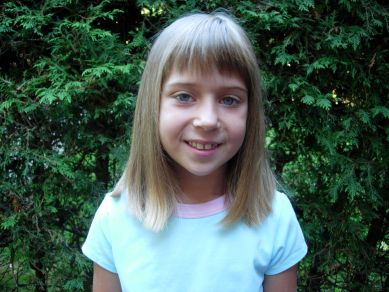
//> input picture images/girl.jpg, 389 x 292 px
$ ./trainSVM   (built with g++ and OpenCV 4)
//> lines starting //> are read from the running program, lines starting //| are printed output that depends on the picture; after the words box and inside, x2 and y2 are one past the last pixel; in counts of white or black regions, pixels touching at a corner belong together
// [17 lines of licence text are left out]

#include <iostream>
#include <iomanip>
#include <opencv2/core.hpp>
#include <opencv2/highgui.hpp>
#include <opencv2/imgproc.hpp>
#include <opencv2/objdetect.hpp>
#include <opencv2/ml.hpp>

// draw one HOG over one cell
void drawHOG(std::vector<float>::const_iterator hog, // iterator to the HOG
	         int numberOfBins,        // number of bins inHOG
	         cv::Mat &image,          // image of the cell
	         float scale=1.0) {       // lenght multiplier

	const float PI = 3.1415927;
	float binStep = PI / numberOfBins;
	float maxLength = image.rows;
	float cx = image.cols / 2.;
	float cy = image.rows / 2.;

	// for each bin
	for (int bin = 0; bin < numberOfBins; bin++) {

		// bin orientation
		float angle = bin*binStep;
		float dirX = cos(angle);
		float dirY = sin(angle);
		// length of line proportion to bin size
		float length = 0.5*maxLength* *(hog+bin);

		// drawing the line
		float x1 = cx - dirX * length * scale;
		float y1 = cy - dirY * length * scale;
		float x2 = cx + dirX * length * scale;
		float y2 = cy + dirY * length * scale;
		cv::line(image, cv::Point(x1, y1), cv::Point(x2, y2), CV_RGB(255, 255, 255), 1);
	}
}

// Draw HOG over an image
void drawHOGDescriptors(const cv::Mat &image,  // the input image
	                    cv::Mat &hogImage,     // the resulting HOG image
	                    cv::Size cellSize,     // size of each cell (blocks are ignored)
	                    int nBins) {           // number of bins

	// block size is image size
	cv::HOGDescriptor hog(cv::Size((image.cols / cellSize.width) * cellSize.width,
		                           (image.rows / cellSize.height) * cellSize.height),
		cv::Size((image.cols / cellSize.width) * cellSize.width,
			(image.rows / cellSize.height) * cellSize.height),
		cellSize,    // block stride (ony 1 block here)
		cellSize,    // cell size
		nBins);      // number of bins

	// compute HOG
	std::vector<float> descriptors;
	hog.compute(image, descriptors);

	float scale= 2.0 / *std::max_element(descriptors.begin(), descriptors.end());

	hogImage.create(image.rows, image.cols, CV_8U);

	std::vector<float>::const_iterator itDesc= descriptors.begin();

	for (int i = 0; i < image.rows / cellSize.height; i++) {
		for (int j = 0; j < image.cols / cellSize.width; j++) {
			// draw wach cell
			hogImage(cv::Rect(j*cellSize.width, i*cellSize.height, cellSize.width, cellSize.height));
			drawHOG(itDesc, nBins, hogImage(cv::Rect(j*cellSize.width, i*cellSize.height,
				                           cellSize.width, cellSize.height)), scale);
			itDesc += nBins;
		}
	}
}

int main()
{
	cv::Mat image = imread("girl.jpg", cv::IMREAD_GRAYSCALE);
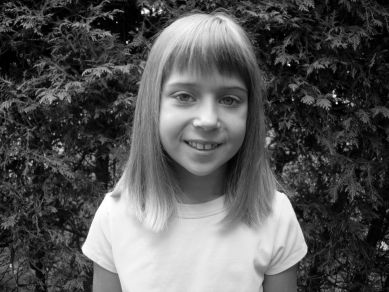
//> image: 292 rows x 389 cols, CV_8UC1; min 0, max 255, mean 84.8
	cv::imshow("Original image", image);

	cv::HOGDescriptor hog(cv::Size((image.cols / 16) * 16, (image.rows / 16) * 16), // size of the window
		cv::Size(16, 16),    // block size
		cv::Size(16, 16),    // block stride
		cv::Size(4, 4),      // cell size
		9);                  // number of bins

	std::vector<float> descriptors;

	// Draw a representation of HOG cells
	cv::Mat hogImage= image.clone();
	drawHOGDescriptors(image, hogImage, cv::Size(16, 16), 9);
//> in drawHOGDescriptors, `hog.compute(image, descriptors);`: descriptors = 3888 values, max 0.107 at index 1878, min 0.000171 at index 2102, mean 0.011
//> in drawHOGDescriptors, `float scale= 2.0 / *std::max_element(descriptors.begin(), descriptors...`: scale = 18.69
//> the loop in drawHOGDescriptors, `for (int i = 0; i < image.rows / cellSize.height; i++)` made 18 passes
//> after the loop in drawHOGDescriptors, `for (int i = 0; i < image.rows / cellSize.height; i++)`:
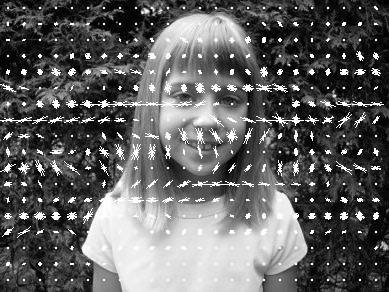
//> hogImage: 292 rows x 389 cols, CV_8UC1; 6.99% of pixels changed, all inside (x1, y1, x2, y2) = (0, 6, 384, 281)
	cv::imshow("HOG image", hogImage);

	// generate the filename
	std::vector<std::string> imgs;
	std::string prefix = "stopSamples/stop";
	std::string ext = ".png";

	// loading 8 positive samples
	std::vector<cv::Mat> positives;

	for (long i = 0; i < 8; i++) {

		std::string name(prefix);
		std::ostringstream ss; ss << std::setfill('0') << std::setw(2) << i; name += ss.str();
		name += ext;

		positives.push_back(cv::imread(name, cv::IMREAD_GRAYSCALE));
//> stop00.png cannot be read in this run, so this picture is empty
	}

	// the first 8 positive samples
	cv::Mat posSamples(2 * positives[0].rows, 4 * positives[0].cols, CV_8U);
//> (the run ends here: the program stops with an error, at `for (int i = 0; i < 2; i++)`)
